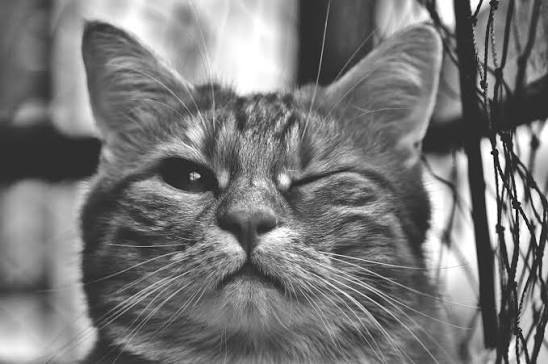
#> input picture golden_model/cat.png, 548 x 364 px
$ python golden.py cat.png new image
#> lines starting #> are read from the running program, lines starting #| are printed output that depends on the picture
import numpy as np
import os

IMG = 32
HEX_DIR = "hex"
PNG_DIR = "png"
KERNELS = {
    "identity":  [[0,0,0],[0,1,0],[0,0,0]],
    "sobel_x":   [[-1,0,1],[-2,0,2],[-1,0,1]],
    "sobel_y":   [[-1,-2,-1],[0,0,0],[1,2,1]],
    "sharpen":   [[0,-1,0],[-1,5,-1],[0,-1,0]],
    "laplacian": [[0,1,0],[1,-4,1],[0,1,0]],
    # not real filters, just push the accumulator past +/-32767 to hit the saturation paths
    "satmax":    [[127,127,127],[127,127,127],[127,127,127]],
    "satmin":    [[-128,-128,-128],[-128,-128,-128],[-128,-128,-128]],
}

def conv(img, k, relu=False):
    k = np.array(k, dtype=np.int32)
    out = np.zeros((IMG, IMG), dtype=np.int32)
    for y in range(IMG):
        for x in range(IMG):
            acc = 0
            for dy in (-1,0,1):
                for dx in (-1,0,1):
                    iy, ix = y+dy, x+dx
                    if 0 <= iy < IMG and 0 <= ix < IMG:
                        acc += int(img[iy,ix]) * int(k[dy+1,dx+1])
            acc = max(-32768, min(32767, acc))
            if relu and acc < 0:
                acc = 0
            out[y,x] = acc
    return out

def load_image(path):
#> called with path = 'cat.png'
    if path.endswith(".hex"):   # reuse an existing image.hex so outputs stay in sync
        v = [int(l, 16) for l in open(path) if l.strip()]
        return np.array(v, dtype=np.uint8).reshape(IMG, IMG)
    from PIL import Image
    im = Image.open(path).convert("L").resize((IMG, IMG))
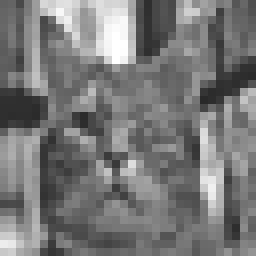
#> im: PIL image 32x32 L (shown 8 times larger); min 41, max 255, mean 120.2
    return np.array(im, dtype=np.uint8)

def save_png(arr, path):
#> called with path = 'png/image.png'
    from PIL import Image
    a = arr.astype(np.float64)
    a = (a - a.min()) / (a.max() - a.min() + 1e-9) * 255
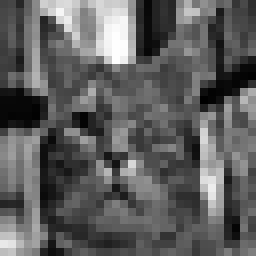
#> a: shape (32, 32) float64 (shown 8 times larger); min 0, max 255, mean 94.4
    Image.fromarray(a.astype(np.uint8)).resize((256,256), Image.NEAREST).save(path)

def run(img):
    os.makedirs(HEX_DIR, exist_ok=True)
    os.makedirs(PNG_DIR, exist_ok=True)
    np.savetxt(f"{HEX_DIR}/image.hex", img.reshape(-1), fmt="%02x")
    save_png(img, f"{PNG_DIR}/image.png")
    for name, k in KERNELS.items():
        # coefficients in write_addr order (row-major), two's complement
        with open(f"{HEX_DIR}/{name}_coef.hex", "w") as f:
            for row in k:
                for c in row:
                    f.write(f"{c & 0xff:02x}\n")
        out = conv(img, k)
        with open(f"{HEX_DIR}/{name}_out.hex", "w") as f:
            for v in out.reshape(-1):
                f.write(f"{int(v) & 0xffff:04x}\n")
        relu = conv(img, k, relu=True)
        with open(f"{HEX_DIR}/{name}_relu_out.hex", "w") as f:
            for v in relu.reshape(-1):
                f.write(f"{int(v) & 0xffff:04x}\n")
        save_png(out, f"{PNG_DIR}/{name}.png")
        print(f"{name}: acc range [{out.min()}, {out.max()}]")
#> this loop made 7 passes
#| identity: acc range [41, 255]
#| sobel_x: acc range [-715, 875]
#| sobel_y: acc range [-898, 934]
#| sharpen: acc range [-169, 557]
#| laplacian: acc range [-357, 241]
#| satmax: acc range [32767, 32767]
#| satmin: acc range [-32768, -32768]
#> pass 2, in run, `out = conv(img, k)`:
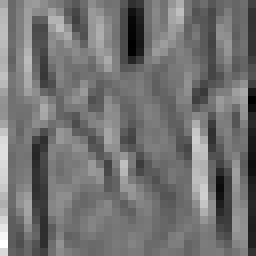
#> out: shape (32, 32) int32 (shown 8 times larger); min -715, max 875, mean 0.1; drawn with min black and max white
#> pass 2, in run, `relu = conv(img, k, relu=True)`:
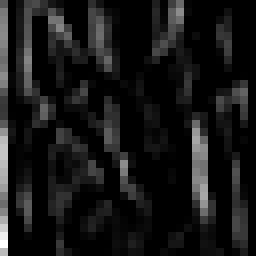
#> relu: shape (32, 32) int32 (shown 8 times larger); min 0, max 875, mean 78.8; drawn with min black and max white
#> after the loop: out: shape (32, 32) int32; every value is -32768
    print(f"wrote {HEX_DIR}/ and {PNG_DIR}/")

if __name__ == "__main__":
    import sys
    # python golden.py cat.png        new image
    # python golden.py hex/image.hex  regenerate outputs for the image already in hex/
    if len(sys.argv) > 1:
        img = load_image(sys.argv[1])
    else:
        img = np.random.default_rng(0).integers(0, 256, (IMG, IMG), dtype=np.uint8)
    run(img)
